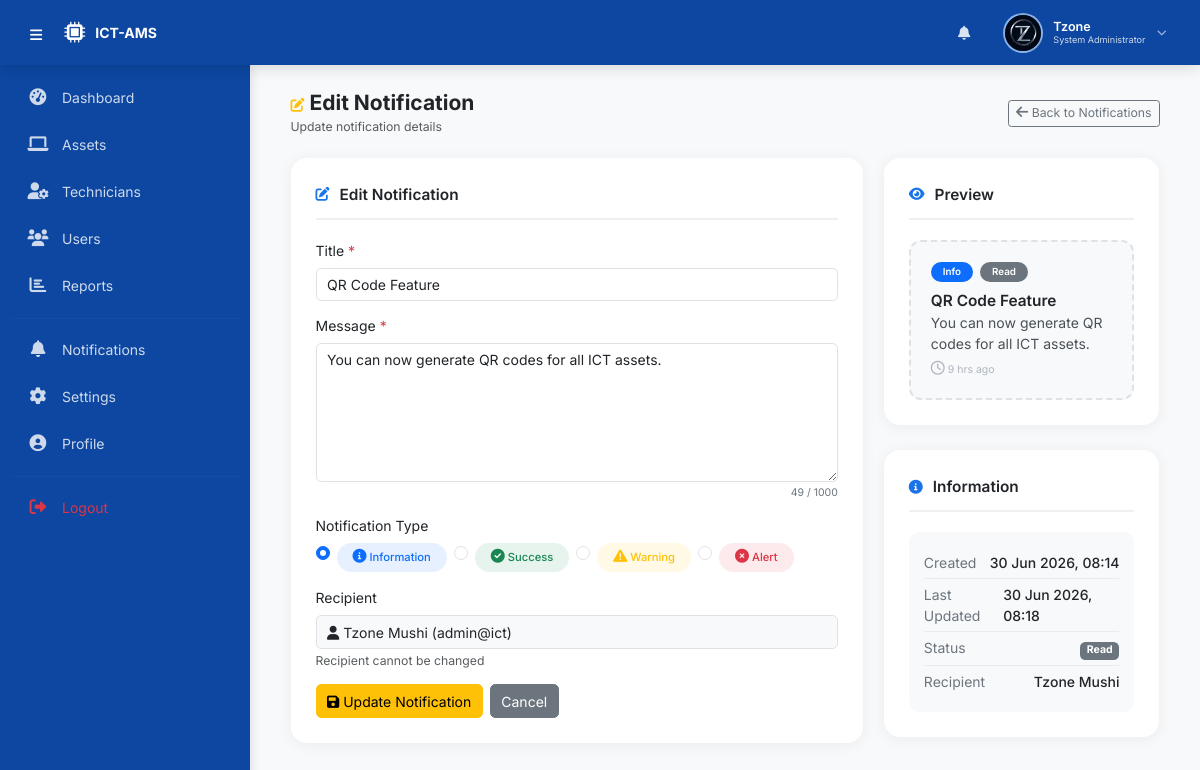
Screenshot of /public/notifications/edit.php?id=2 (signed in) with the database file from the repository.
### tables this page shows
CREATE TABLE `users` (
  `user_id` int(11) NOT NULL AUTO_INCREMENT,
  `first_name` varchar(50) NOT NULL,
  `last_name` varchar(50) NOT NULL,
  `email` varchar(100) NOT NULL,
  `phone` varchar(20) NOT NULL,
  `password` varchar(255) NOT NULL,
  `role` enum('System Administrator','ICT Technician','Staff') NOT NULL,
  `department` varchar(100) DEFAULT NULL,
  `profile_picture` varchar(255) DEFAULT NULL,
  `status` enum('active','inactive') DEFAULT 'active',
  `created_at` timestamp NOT NULL DEFAULT current_timestamp(),
  `updated_at` timestamp NOT NULL DEFAULT current_timestamp() ON UPDATE current_timestamp(),
  PRIMARY KEY (`user_id`),
  UNIQUE KEY `uk_users_email` (`email`)
);

CREATE TABLE `notifications` (
  `notification_id` int(11) NOT NULL AUTO_INCREMENT,
  `user_id` int(11) NOT NULL,
  `title` varchar(255) NOT NULL,
  `message` text NOT NULL,
  `type` enum('info','success','warning','danger') DEFAULT 'info',
  `link` varchar(500) DEFAULT NULL,
  `is_read` tinyint(1) DEFAULT 0,
  `created_at` timestamp NOT NULL DEFAULT current_timestamp(),
  `updated_at` timestamp NOT NULL DEFAULT current_timestamp() ON UPDATE current_timestamp(),
  PRIMARY KEY (`notification_id`),
  KEY `fk_notifications_user_id` (`user_id`),
  KEY `idx_notifications_user_read` (`user_id`,`is_read`),
  KEY `idx_notifications_created` (`created_at`)
);

### public/includes/profile_helper.php (called while the page is built, shortened)
<?php
function getProfilePicture($user_id) {
    $db = getDB();
    $stmt = $db->prepare("SELECT profile_picture FROM users WHERE user_id = ?");
    $stmt->execute([$user_id]);
    $result = $stmt->fetch();
    if ($result && $result['profile_picture']) {
        return BASE_URL . 'assets/uploads/profiles/' . $result['profile_picture'];
    }
    return BASE_URL . 'assets/images/default-avatar.png';
}
?>

### public/includes/settings_helper.php (called while the page is built, shortened)
<?php
function getUserSettings($user_id) {
    $db = getDB();
    $stmt = $db->prepare("SELECT * FROM user_settings WHERE user_id = ?");
    $stmt->execute([$user_id]);
    $settings = $stmt->fetch();
    return $settings;
}
?>

### public/includes/notification_helper.php (called while the page is built, shortened)
<?php
function getNotificationTypeColor($type) {
    $colors = [
        'info' => 'primary',
        'success' => 'success',
        'warning' => 'warning',
        'danger' => 'danger'
    ];
    return $colors[$type] ?? 'secondary';
}
?>

### includes/functions.php (called while the page is built, shortened)
<?php
function formatDate($date) {
    return date('d M Y, H:i', strtotime($date));
}
function timeAgo($datetime) {
    $time = strtotime($datetime);
    $diff = time() - $time;
    if ($diff < 86400) return floor($diff/3600) . ' hrs ago';
    return date('d M Y', $time);
}
?>

### public/notifications/edit.php (the view, shortened to what this page needs)
<?php
require_once __DIR__ . '/../../includes/functions.php';
require_once __DIR__ . '/../includes/settings_helper.php';
require_once __DIR__ . '/../includes/notification_helper.php';
$id = isset($_GET['id']) ? intval($_GET['id']) : 0;
$db = getDB();
$stmt = $db->prepare("SELECT * FROM notifications WHERE notification_id = ?");
$stmt->execute([$id]);
$notification = $stmt->fetch();
include __DIR__ . '/../includes/header.php';
?>
<div class="container-fluid">
    <div class="d-flex justify-content-between align-items-center mb-4">
        <div>
            <h4 class="fw-bold mb-0"><i class="fas fa-edit text-warning"></i> Edit Notification</h4>
            <small class="text-muted">Update notification details</small>
        </div>
        <div>
            <a href="index.php" class="btn btn-outline-secondary btn-sm">
                <i class="fas fa-arrow-left"></i> Back to Notifications
            </a>
        </div>
    </div>
    <div class="row">
        <div class="col-lg-8">
            <div class="form-section">
                <div class="section-title">
                    <i class="fas fa-edit"></i> Edit Notification
                </div>
                <form method="POST">
                    <div class="mb-3">
                        <label for="title" class="form-label">Title <span class="text-danger">*</span></label>
                        <input type="text" class="form-control" id="title" name="title" required
                               value="<?php echo htmlspecialchars($notification['title']); ?>" maxlength="255">
                    </div>
                    <div class="mb-3">
                        <label for="message" class="form-label">Message <span class="text-danger">*</span></label>
                        <textarea class="form-control" id="message" name="message" rows="6" required
                                  maxlength="1000" oninput="updateCharCount(this)"><?php echo htmlspecialchars($notification['message']); ?></textarea>
                        <div class="d-flex justify-content-end mt-1">
                            <span class="char-count" id="charCount"><?php echo strlen($notification['message']); ?> / 1000</span>
                        </div>
                    </div>
                    <div class="mb-3">
                        <label class="form-label">Notification Type</label>
                        <div class="d-flex flex-wrap gap-2">
                            <?php
                            $types = [
                                'info' => ['label' => 'Information', 'color' => 'primary', 'icon' => 'fa-info-circle'],
                                'success' => ['label' => 'Success', 'color' => 'success', 'icon' => 'fa-check-circle'],
                                'warning' => ['label' => 'Warning', 'color' => 'warning', 'icon' => 'fa-exclamation-triangle'],
                                'danger' => ['label' => 'Alert', 'color' => 'danger', 'icon' => 'fa-times-circle']
                            ];
                            foreach ($types as $type => $data):
                            ?>
                                <div class="form-check">
                                    <input class="form-check-input" type="radio" name="notification_type"
                                           id="type_<?php echo $type; ?>" value="<?php echo $type; ?>"
                                           <?php echo $notification['type'] === $type ? 'checked' : ''; ?>>
                                    <label class="form-check-label" for="type_<?php echo $type; ?>">
                                        <span class="notification-type-badge bg-<?php echo $data['color']; ?> bg-opacity-10 text-<?php echo $data['color']; ?>">
                                            <i class="fas <?php echo $data['icon']; ?>"></i> <?php echo $data['label']; ?>
                                        </span>
                                    </label>
                                </div>
                            <?php endforeach; ?>
                        </div>
                    </div>
                    <div class="mb-3">
                        <label class="form-label">Recipient</label>
                        <?php
                        $stmt = $db->prepare("SELECT first_name, last_name, email FROM users WHERE user_id = ?");
                        $stmt->execute([$notification['user_id']]);
                        $recipient = $stmt->fetch();
                        ?>
                        <div class="form-control bg-light">
                            <i class="fas fa-user"></i>
                            <?php echo htmlspecialchars($recipient['first_name'] . ' ' . $recipient['last_name']); ?>
                            (<?php echo htmlspecialchars($recipient['email']); ?>)
                        </div>
                        <small class="text-muted">Recipient cannot be changed</small>
                    </div>
                    <div class="d-flex gap-2 flex-wrap">
                        <button type="submit" name="update_notification" class="btn btn-warning">
                            <i class="fas fa-save"></i> Update Notification
                        </button>
                        <a href="index.php" class="btn btn-secondary">Cancel</a>
                    </div>
                </form>
            </div>
        </div>
        <div class="col-lg-4">
            <div class="form-section">
                <div class="section-title">
                    <i class="fas fa-eye"></i> Preview
                </div>
                <div class="preview-box">
                    <div class="d-flex align-items-center gap-2 mb-2">
                        <span class="preview-badge bg-<?php echo getNotificationTypeColor($notification['type']); ?> text-white">
                            <?php echo ucfirst($notification['type']); ?>
                        </span>
                        <span class="preview-badge <?php echo $notification['is_read'] ? 'bg-secondary' : 'bg-primary'; ?> text-white">
                            <?php echo $notification['is_read'] ? 'Read' : 'Unread'; ?>
                        </span>
                    </div>
                    <div class="preview-title"><?php echo htmlspecialchars($notification['title']); ?></div>
                    <div class="preview-message"><?php echo nl2br(htmlspecialchars($notification['message'])); ?></div>
                    <div class="preview-meta mt-2">
                        <i class="far fa-clock"></i> <?php echo timeAgo($notification['created_at']); ?>
                    </div>
                </div>
            </div>
            <div class="form-section">
                <div class="section-title">
                    <i class="fas fa-info-circle"></i> Information
                </div>
                <div class="info-box">
                    <div class="info-item">
                        <span class="label">Created</span>
                        <span class="value"><?php echo formatDate($notification['created_at']); ?></span>
                    </div>
                    <div class="info-item">
                        <span class="label">Last Updated</span>
                        <span class="value"><?php echo formatDate($notification['updated_at']); ?></span>
                    </div>
                    <div class="info-item">
                        <span class="label">Status</span>
                        <span class="value">
                            <span class="badge <?php echo $notification['is_read'] ? 'bg-secondary' : 'bg-primary'; ?>">
                                <?php echo $notification['is_read'] ? 'Read' : 'Unread'; ?>
                            </span>
                        </span>
                    </div>
                    <div class="info-item">
                        <span class="label">Recipient</span>
                        <span class="value"><?php echo htmlspecialchars($recipient['first_name'] . ' ' . $recipient['last_name']); ?></span>
                    </div>
                </div>
            </div>
        </div>
    </div>
</div>
<?php include __DIR__ . '/../includes/footer.php'; ?>

### public/includes/header.php (shortened to what this page needs)
<?php
require_once __DIR__ . '/../../includes/functions.php';
require_once __DIR__ . '/profile_helper.php';
require_once __DIR__ . '/settings_helper.php';
require_once __DIR__ . '/notification_helper.php';
$settings = getUserSettings($_SESSION['user_id']);
$user_id = $_SESSION['user_id'];
$first_name = $_SESSION['first_name'] ?? 'User';
$last_name = $_SESSION['last_name'] ?? '';
$role = $_SESSION['role'] ?? 'Staff';
$profile_picture = getProfilePicture($user_id);
$initials = getUserInitials($user_id);
$full_name = trim($first_name . ' ' . $last_name);
$sidebar_collapsed = isset($settings['sidebar_collapsed']) ? (int)$settings['sidebar_collapsed'] : 0;
?>
<!DOCTYPE html>
<html lang="en">
<head>
    <link href="https://cdn.jsdelivr.net/npm/bootstrap@5.3.0-alpha1/dist/css/bootstrap.min.css" rel="stylesheet">
    <link rel="stylesheet" href="https://cdnjs.cloudflare.com/ajax/libs/font-awesome/6.0.0-beta3/css/all.min.css">
</head>
<body>
<header class="top-header">
    <div class="header-left">
        <button class="hamburger-btn" onclick="toggleSidebar()" id="hamburgerBtn" aria-label="Toggle sidebar">
            <i class="fas fa-bars"></i>
        </button>
        <a href="<?php echo BASE_URL; ?>public/<?php echo strtolower($role); ?>/" class="brand">
            <i class="fas fa-microchip"></i>
            <span class="brand-text"><?php echo APP_SHORT; ?></span>
        </a>
    </div>
    <div class="header-right">
        <div class="dropdown">
            <button class="btn-notification" id="notificationBell" data-bs-toggle="dropdown" aria-expanded="false" title="Notifications">
                <i class="fas fa-bell"></i>
            </button>
        </div>
        <div class="user-avatar-wrapper dropdown" data-bs-toggle="dropdown" aria-expanded="false">
            <div class="avatar-circle <?php echo !empty($profile_picture) ? 'has-image' : ''; ?>">
                <?php if (!empty($profile_picture) && file_exists(__DIR__ . '/../../assets/uploads/profiles/' . basename($profile_picture))): ?>
                    <img src="<?php echo $profile_picture; ?>" alt="<?php echo $full_name; ?>">
                <?php else: ?>
                    <?php echo $initials; ?>
                <?php endif; ?>
            </div>
            <div class="user-info-text">
                <span class="user-name"><?php echo $first_name; ?></span>
                <span class="user-role"><?php echo $role; ?></span>
            </div>
            <i class="fas fa-chevron-down dropdown-arrow"></i>
        </div>
    </div>
</header>
<nav class="sidebar-wrapper <?php echo $sidebar_collapsed ? 'collapsed' : ''; ?>" id="sidebarWrapper">
    <div class="sidebar-nav">
        <?php
        $nav_items = [];
        if ($role === 'System Administrator') {
            $nav_items = [
                ['url' => '../admin/index.php', 'icon' => 'fa-tachometer-alt', 'label' => 'Dashboard'],
                ['url' => '../admin/assets.php', 'icon' => 'fa-laptop', 'label' => 'Assets'],
                ['url' => '../admin/technicians.php', 'icon' => 'fa-user-cog', 'label' => 'Technicians'],
                ['url' => '../admin/users.php', 'icon' => 'fa-users', 'label' => 'Users'],
                ['url' => '../admin/reports.php', 'icon' => 'fa-chart-bar', 'label' => 'Reports'],
                ];
        }
        $nav_items[] = ['divider' => true];
        $nav_items[] = ['url' => '../notifications/', 'icon' => 'fa-bell', 'label' => 'Notifications'];
        $nav_items[] = ['url' => '../settings/', 'icon' => 'fa-cog', 'label' => 'Settings'];
        $nav_items[] = ['url' => '../profile/', 'icon' => 'fa-user-circle', 'label' => 'Profile'];
        $nav_items[] = ['divider' => true];
        $nav_items[] = ['url' => '../../logout.php', 'icon' => 'fa-sign-out-alt', 'label' => 'Logout', 'class' => 'text-danger'];
        foreach ($nav_items as $item) {
            if (isset($item['divider'])) {
                echo '<hr style="border-color: rgba(255,255,255,0.1); margin: 8px 0;">';
                continue;
            }
            $url = $item['url'];
            $icon = $item['icon'];
            $label = $item['label'];
            $class = $item['class'] ?? '';
            $is_active = false;
            $active_class = $is_active ? 'active' : '';
            $tooltip = $label;
            echo "<a href='{$url}' class='nav-item {$active_class} {$class}' data-tooltip='{$tooltip}'>
                    <i class='fas {$icon}'></i>
                    <span class='nav-label'>{$label}</span>
                  </a>";
        }
        ?>
    </div>
</nav>
<div class="main-content <?php echo $sidebar_collapsed ? 'expanded' : ''; ?>" id="mainContent">

### rows the page displays
users: profile_picture (picture), first_name+last_name "Tzone Mushi", email "admin@ict"
notifications: title "QR Code Feature", message "You can now generate QR codes for all ICT assets.", message "49", type "☑ Information", type "☐ Success", type "☐ Warning", type "☐ Alert", type "Info", created_at "9 hrs ago", created_at "30 Jun 2026, 08:14", updated_at "30 Jun 2026, 08:18"

### other values shown
APP_SHORT "ICT-AMS"
$first_name "Tzone"
$role "System Administrator"
$label "Dashboard"
$label "Assets"
$label "Technicians"
$label "Users"
$label "Reports"
$label "Notifications"
$label "Settings"
$label "Profile"
$label "Logout"
$data['label'] "Information"
$data['label'] "Success"
$data['label'] "Warning"
